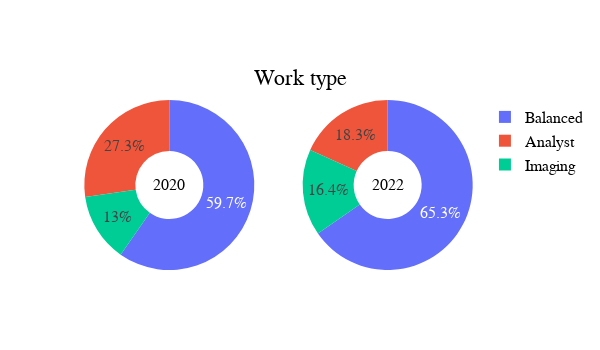

Notebook code cell kept with this figure:
### Code cell
%store -r work_type_counts
# comparing 2021 and 2022 work type
work_21_22 = go.Figure()

work_21_22.add_trace(go.Bar(name=2020, x=work_type_counts_2021.index, y=work_type_counts_2021.values, text=work_type_counts_2021.values))
work_21_22.add_trace(go.Bar(name=2022, x=work_type_counts.index , y=work_type_counts.values, text=work_type_counts.values))

work_21_22.update_layout(title = 'Work type', title_x=0.5, width=400, height=400, font=dict(family='Helvetica', color="Black", size=16), legend=dict(title_font_family = 'Helvetica', font=dict(size=16, color="Black")))
# comparing 2021 and 2022 work type and comp skill in percentage
from plotly.subplots import make_subplots

work_21_22_percent= go.Figure()
work_21_22_percent = make_subplots(rows=1, cols=2, specs=[[{'type':'domain'}, {'type':'domain'}]])

work_21_22_percent.add_trace(go.Pie(labels=work_type_counts_2021.index, values=work_type_counts_2021.values), 1,1)
work_21_22_percent.add_trace(go.Pie(labels = work_type_counts.index , values=work_type_counts.values),1,2)
work_21_22_percent.update_traces(hole=.4, hoverinfo="label+percent+name")
work_21_22_percent.update_layout(title_x=0.5, title_y=0.80, title_text="Work type", annotations=[dict(text='2020', x=0.18, y=0.5, font_size=16, showarrow=False),dict(text='2022', x=0.82, y=0.5, font_size=16, showarrow=False)])
work_21_22_percent.update_layout(font=dict(family='Helvetica', color="Black", size=16), legend=dict(title_font_family = 'Helvetica', font=dict(size=16, color="Black")))
work_21_22_percent.update_layout(width=600, height=350)

### Figure 1 — Plotly figure (JSON) as saved in the notebook; plotly's stock layout.template omitted (floating-point values rounded to 4 significant figures)
{"data": [{"domain": {"x": [0, 0.45], "y": [0, 1]}, "hole": 0.4, "hoverinfo": "label+percent+name", "labels": ["Balanced", "Analyst", "Imaging"], "type": "pie", "values": [289, 132, 63]}, {"domain": {"x": [0.55, 1], "y": [0, 1]}, "hole": 0.4, "hoverinfo": "label+percent+name", "labels": ["Balanced", "Analyst", "Imaging"], "type": "pie", "values": [322, 90, 81]}], "layout": {"annotations": [{"font": {"size": 16}, "showarrow": false, "text": "2020", "x": 0.18, "y": 0.5}, {"font": {"size": 16}, "showarrow": false, "text": "2022", "x": 0.82, "y": 0.5}], "font": {"color": "Black", "family": "Helvetica", "size": 16}, "height": 350, "legend": {"font": {"color": "Black", "size": 16}, "title": {"font": {"family": "Helvetica"}}}, "title": {"text": "Work type", "x": 0.5, "y": 0.8}, "width": 600}}
